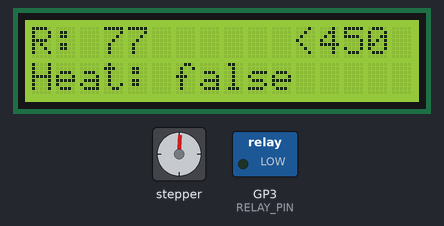
Bench run of a sketch on a simulated Raspberry Pi Pico. On the bench: 16×2 character LCD, stepper motor, switched loads named in the sketch (green lamp = pin HIGH). Stepper angles assume 90 steps per turn.

Above: at 20.3 s.
At 25.18 s:
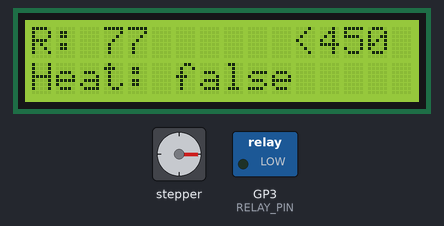
At 30.07 s:
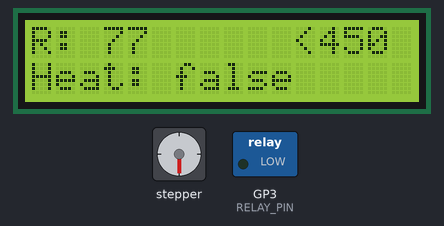
At 39.85 s:
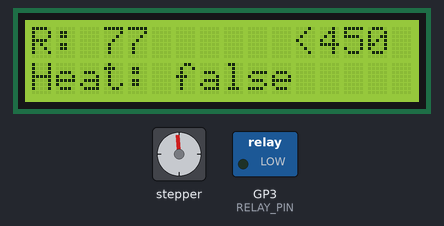
Timing chart, 0 to 40.0 s (numbered marks = the images above):
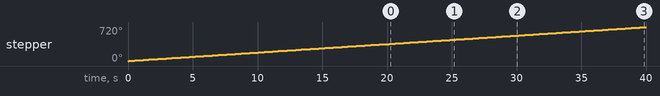

Measured:
- by itself, stepper: keeps turning clockwise at about 18°/s

The sketch:

osnova2.ino
```cpp
#include <LiquidCrystal_I2C.h>
#include <Wire.h>
#include <Stepper.h>

#define TMP 450
#define DELTA -6
#define LTMP (TMP-DELTA)
#define HTMP (TMP+DELTA)

#define RELAY_PIN 3

LiquidCrystal_I2C LCD(0x27, 16, 2);

const int stepsPerRevolution = 90;
Stepper myStepper(stepsPerRevolution, 8, 9, 10, 11);

const byte tempPin = A0;
int res = 25;
bool toggle = false;

void setup() {
  myStepper.setSpeed(3);
  LCD.init();
  LCD.backlight();
  Serial.begin( 9600 );
  pinMode(tempPin, INPUT);
  pinMode(RELAY_PIN, OUTPUT);
}

void loop() {
    myStepper.step(stepsPerRevolution);
    delay(100);
    res = getResistance();

if(res < LTMP) {
  digitalWrite(RELAY_PIN, LOW);
  toggle = false;
} else if(res > TMP) {
  digitalWrite(RELAY_PIN, HIGH);
  toggle = true;
}

  LCD.clear();
  LCD.setCursor(0, 0);
  LCD.print("R: ");

  LCD.setCursor(11, 0);
  LCD.print("<");
  LCD.setCursor(12, 0);
  LCD.print(TMP);

  LCD.setCursor(3, 0);
  LCD.print(res);
  LCD.setCursor(0, 1);
  if(toggle) {
    LCD.print("Heat: true");
  } else {
    LCD.print("Heat: false");
  }
}

int getResistance() {
    int t = analogRead( tempPin );
  return t;
}
```
